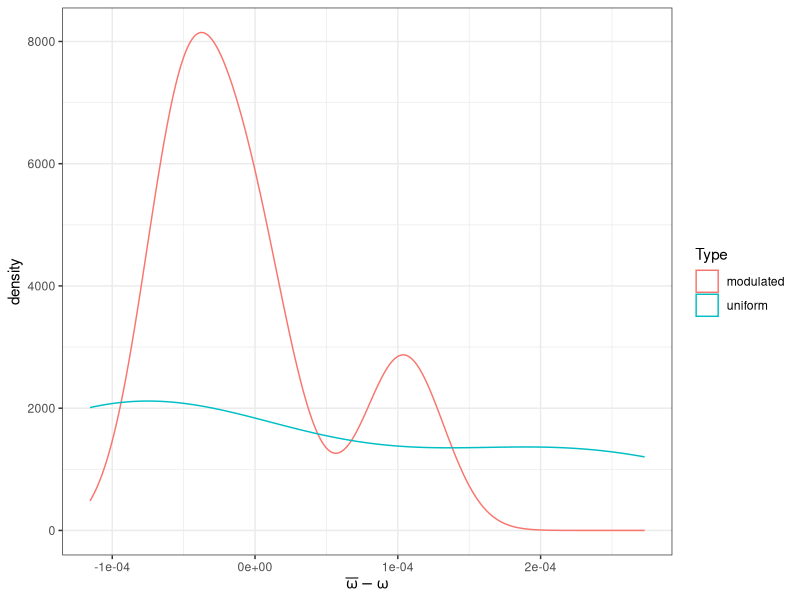

This figure's R source: (Note: this script raises an error after producing the figure.)
rm(list=ls(all=TRUE))
library(dplyr); library(plyr)
library(reshape2)
library(ggplot2)
library(parallel); library(doParallel); registerDoParallel(detectCores()-1)

## definitions ####
fancy <- function(x) formatC(x, 4, format = "e")
.se <- function(x) sd(x)/sqrt(length(x))

.dcs <- function(x, w = w0) N0 * (1 + P*sin(w*x + phi)) # structural model/expectation
.ddcs <- function(x, w = w0) N0*P*cos(w*x + phi) # signal derivative

.compVarF <- function(df, err = errS){
  ftr <- sum(df$Drvt^2)
  mutate(df, Wt = Drvt^2/ftr, WtT = Time*Wt, WtTT = Time^2*Wt)->df
  (sum(df$WtTT) - sum(df$WtT)^2)*ftr -> denom
  err/sqrt(denom)
}

.sample <- function(Nprd){
  Ttot = (Nprd*2*pi-phi)/w0 #total measurement time
  assign("Ttot", Ttot, envir = .GlobalEnv)
  t1 = seq(0, Ttot, by = 1/fs) #uniform sampling
  
  ## modulated sampling if the measurements are taken uniformly in time
  t2 = seq(0, Ttot, by = comptn/fs); x = .dcs(t2, w=w.g) #sampled measurements
  t2 <- t2[x > N0*(1 - P*comptn) & x < N0*(1 + P*comptn)] #pick the good points
  rm(x)
  min(length(t1), length(t2))->l
  t1 <- t1[1:l]; t2 = t2[1:l]
  df1 = data.frame("Type" = "uniform","Time" = t1, "Sgl" = .dcs(t1), "Drvt" = .ddcs(t1))
  df2 = data.frame("Type" = "modulated","Time" = t2, "Sgl" = .dcs(t2), "Drvt" = .ddcs(t2))
  rbind(df1,df2)
}
.fit <- function(trl){
  nls(Sgl~ n*(1 + p*sin(frq*Time + phi)), data=trl, start=list(n = 5000, p = 1, frq=w.g)) -> m3
  .est = coef(m3); names(.est) <- paste("X",names(.est), sep=".")
  .ster = sqrt(diag(vcov(m3))); names(.ster) <- paste("SE",names(.ster), sep=".")
  data.frame(c(.est, .ster)%>%t)
}
.simul <- function(data) data %>% ddply(.(Type, Trl), .fit, .parallel=FALSE) %>% 
  mutate(B.frq = X.frq - w0, RB.frq = B.frq/w0, Type = as.factor(Type)) 



#### preparations ####
## I should show that my formula for var omega is the correct one
w0=3; phi=pi/36; N0=6730; P=.8 # signal
fs=5000; comptn=.33; w.g=rnorm(1,3,0) ## sampling
errS = 3e-2*N0*P #absolute measurement error

## modeling ##
# the first two will have to be adjusted b/c now I return a list of data frames from .sample
## 1) trials with different error ####
Ntrial = 5 #number of trials
Es = .sample(3) # expected values for the two samplings
l = nrow(Es)
Es[rep(seq(l),Ntrial),] %>% mutate(Trl = rep(seq(Ntrial), each=l), Sgl = Sgl + rnorm(Ntrial*l, sd=errS)) -> s
.stats <- .simul(s)

## plotting results ##
ggplot(.stats, aes(B.frq, col=Type)) + geom_density() +
  theme_bw() + labs(x=expression(bar(omega) - omega))

## comparing the efficiencies
daply(.stats, "Type", function(x) .se(x$X.frq)) -> x
print(x)
c("SE ratio" = x["uniform"]/x["modulated"], "wg/w0" = w.g/w0) %>% print

x = filter(s, Trl==1) %>% mutate(Sgl.o = .dcs(Time), errY = Sgl-Sgl.o) %>% slice(seq(1,2*l, length.out=250))
ggplot(x, aes(Time, Sgl)) + geom_pointrange(aes(ymin=Sgl-errS, ymax=Sgl+errS,col=Type), size=.3) + theme_bw() + 
  geom_line(aes(Time, Sgl), data.frame(Time = seq(0, Ttot, by=1/fs)) %>% mutate(Sgl=.dcs(Time)))

ggplot(.stats) + geom_boxplot(aes(Type, B.frq)) + theme_bw() + labs(y=expression(sigma[hat(omega)]))

## 2) checking the growth of omega se with total time ####
Es <- .sample(15); nrow(Es)->l
mutate(Es, Trl=1, Sgl = Sgl + rnorm(l, sd=errS))  -> s

(1:10)*l/length(unique(s$Type))/10 -> m
llply(m, function(i) s%>%ddply("Type", function(x) slice(x,1:i))) -> s
ldply(s, function(df) .simul(df)%>%mutate(NUM = nrow(df), SEAN.frq = .compVarF(df))) %>% 
  mutate(MEAN.SE = SE.frq/sqrt(NUM))->.stats

ggplot(.stats, aes(NUM, MEAN.SE, col=Type)) + geom_point() + 
  scale_y_log10() + scale_x_log10() +
  theme_bw() + labs(x="Sample size",y=expression(sigma[bar(omega)])) + theme(legend.position="top")

ggplot(mutate(.stats, Dev = SE.frq-SEAN.frq), aes(NUM, Dev, col=Type)) + geom_point() + 
  theme_bw() + labs(x="Sample size", y="Simulation - Analytic SE") + theme(legend.position="top")

  ## 3) checking the analytical formula ####
## the formula is
## SEw = SE error / sqrt(sum xj * (sum ti^2 xi/sum xj) - (sum ti xi/sum xj)^2)
Es = .sample(10); l = nrow(Es[[1]])
rnorm(l, sd=errS)%>%rep(length(Es)) -> s
ldply(Es, .id="Type") %>% mutate(Sgl = Sgl + s, Trl=1) -> s
.stats <- .simul(s) %>% mutate(SEAN.frq = daply(s, "Type", .compVarF))
 
